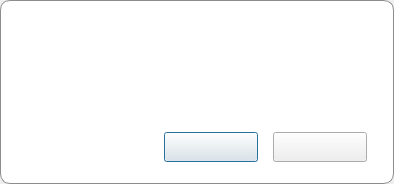
<?xml version="1.0" encoding="UTF-8"?>
<ui version="4.0">
 <class>MsgBoxDlg</class>
 <widget class="QDialog" name="MsgBoxDlg">
  <property name="geometry">
   <rect>
    <x>0</x>
    <y>0</y>
    <width>394</width>
    <height>184</height>
   </rect>
  </property>
  <property name="minimumSize">
   <size>
    <width>394</width>
    <height>184</height>
   </size>
  </property>
  <property name="maximumSize">
   <size>
    <width>394</width>
    <height>184</height>
   </size>
  </property>
  <property name="windowTitle">
   <string/>
  </property>
  <layout class="QHBoxLayout" name="horizontalLayout">
   <property name="spacing">
    <number>0</number>
   </property>
   <property name="leftMargin">
    <number>0</number>
   </property>
   <property name="topMargin">
    <number>0</number>
   </property>
   <property name="rightMargin">
    <number>0</number>
   </property>
   <property name="bottomMargin">
    <number>0</number>
   </property>
   <item>
    <widget class="QFrame" name="m_wgtBg">
     <property name="minimumSize">
      <size>
       <width>394</width>
       <height>184</height>
      </size>
     </property>
     <property name="maximumSize">
      <size>
       <width>394</width>
       <height>184</height>
      </size>
     </property>
     <property name="styleSheet">
      <string notr="true">#m_wgtBg
{
border-radius:10px 10px 0px 0px;
border: 1px solid #8D8D8D;
background-color:#FFFFFF;
}</string>
     </property>
     <property name="frameShape">
      <enum>QFrame::StyledPanel</enum>
     </property>
     <property name="frameShadow">
      <enum>QFrame::Raised</enum>
     </property>
     <layout class="QVBoxLayout" name="verticalLayout">
      <property name="spacing">
       <number>0</number>
      </property>
      <property name="leftMargin">
       <number>0</number>
      </property>
      <property name="topMargin">
       <number>0</number>
      </property>
      <property name="rightMargin">
       <number>0</number>
      </property>
      <property name="bottomMargin">
       <number>0</number>
      </property>
      <item>
       <widget class="QWidget" name="widget_1" native="true">
        <property name="enabled">
         <bool>true</bool>
        </property>
        <property name="minimumSize">
         <size>
          <width>394</width>
          <height>38</height>
         </size>
        </property>
        <property name="maximumSize">
         <size>
          <width>394</width>
          <height>38</height>
         </size>
        </property>
        <layout class="QHBoxLayout" name="horizontalLayout_2">
         <property name="spacing">
          <number>0</number>
         </property>
         <property name="leftMargin">
          <number>0</number>
         </property>
         <property name="topMargin">
          <number>0</number>
         </property>
         <property name="rightMargin">
          <number>0</number>
         </property>
         <property name="bottomMargin">
          <number>0</number>
         </property>
        </layout>
       </widget>
      </item>
      <item>
       <widget class="QWidget" name="widget_2" native="true">
        <property name="minimumSize">
         <size>
          <width>394</width>
          <height>29</height>
         </size>
        </property>
        <property name="maximumSize">
         <size>
          <width>394</width>
          <height>39</height>
         </size>
        </property>
        <layout class="QHBoxLayout" name="horizontalLayout_5">
         <property name="spacing">
          <number>0</number>
         </property>
         <property name="leftMargin">
          <number>28</number>
         </property>
         <property name="topMargin">
          <number>0</number>
         </property>
         <property name="rightMargin">
          <number>28</number>
         </property>
         <property name="bottomMargin">
          <number>10</number>
         </property>
         <item>
          <widget class="QLabel" name="m_lbQuestion">
           <property name="minimumSize">
            <size>
             <width>154</width>
             <height>19</height>
            </size>
           </property>
           <property name="maximumSize">
            <size>
             <width>336</width>
             <height>19</height>
            </size>
           </property>
           <property name="styleSheet">
            <string notr="true">font-family:'Malgun Gothic','맑은고딕','돋움',Dotum,sans-serif;
color:#000000;
font-size:14px;
font-weight:bold;
letter-spacing:-1px;</string>
           </property>
           <property name="text">
            <string/>
           </property>
          </widget>
         </item>
         <item>
          <spacer name="horizontalSpacer_1">
           <property name="orientation">
            <enum>Qt::Horizontal</enum>
           </property>
           <property name="sizeHint" stdset="0">
            <size>
             <width>40</width>
             <height>20</height>
            </size>
           </property>
          </spacer>
         </item>
        </layout>
       </widget>
      </item>
      <item>
       <widget class="QWidget" name="widget_3" native="true">
        <property name="minimumSize">
         <size>
          <width>394</width>
          <height>56</height>
         </size>
        </property>
        <property name="maximumSize">
         <size>
          <width>394</width>
          <height>56</height>
         </size>
        </property>
        <layout class="QHBoxLayout" name="horizontalLayout_6">
         <property name="spacing">
          <number>0</number>
         </property>
         <property name="leftMargin">
          <number>28</number>
         </property>
         <property name="topMargin">
          <number>0</number>
         </property>
         <property name="rightMargin">
          <number>28</number>
         </property>
         <property name="bottomMargin">
          <number>0</number>
         </property>
         <item>
          <widget class="QLabel" name="m_lbQuestion2">
           <property name="minimumSize">
            <size>
             <width>336</width>
             <height>56</height>
            </size>
           </property>
           <property name="maximumSize">
            <size>
             <width>336</width>
             <height>56</height>
            </size>
           </property>
           <property name="acceptDrops">
            <bool>true</bool>
           </property>
           <property name="styleSheet">
            <string notr="true">font-family:'Malgun Gothic','맑은고딕','돋움',Dotum,sans-serif;
color:#000000;
font-size:14px;
font-weight:normal;
letter-spacing:-1px;</string>
           </property>
           <property name="lineWidth">
            <number>1</number>
           </property>
           <property name="text">
            <string/>
           </property>
           <property name="alignment">
            <set>Qt::AlignLeading|Qt::AlignLeft|Qt::AlignTop</set>
           </property>
           <property name="wordWrap">
            <bool>true</bool>
           </property>
          </widget>
         </item>
        </layout>
       </widget>
      </item>
      <item>
       <widget class="QWidget" name="widget_4" native="true">
        <property name="minimumSize">
         <size>
          <width>394</width>
          <height>40</height>
         </size>
        </property>
        <property name="maximumSize">
         <size>
          <width>394</width>
          <height>40</height>
         </size>
        </property>
        <layout class="QHBoxLayout" name="horizontalLayout_7">
         <property name="spacing">
          <number>15</number>
         </property>
         <property name="leftMargin">
          <number>28</number>
         </property>
         <property name="topMargin">
          <number>10</number>
         </property>
         <property name="rightMargin">
          <number>28</number>
         </property>
         <property name="bottomMargin">
          <number>0</number>
         </property>
         <item>
          <spacer name="horizontalSpacer_2">
           <property name="orientation">
            <enum>Qt::Horizontal</enum>
           </property>
           <property name="sizeHint" stdset="0">
            <size>
             <width>40</width>
             <height>20</height>
            </size>
           </property>
          </spacer>
         </item>
         <item>
          <widget class="QPushButton" name="m_btnYes">
           <property name="enabled">
            <bool>true</bool>
           </property>
           <property name="minimumSize">
            <size>
             <width>94</width>
             <height>30</height>
            </size>
           </property>
           <property name="maximumSize">
            <size>
             <width>94</width>
             <height>30</height>
            </size>
           </property>
           <property name="contextMenuPolicy">
            <enum>Qt::ActionsContextMenu</enum>
           </property>
           <property name="styleSheet">
            <string notr="true">#m_btnSubmit {
	background-color: #00A3FF;
	border-radius:15px 15px 0px 0px;
 	transition-duration:0.5s;

	font-family:'Malgun Gothic','맑은고딕','돋움',Dotum,sans-serif;
	color:#F9F9F9;
	font-size:12px;
	font-weight:bold;
	letter-spacing:-1px;
}

#m_btnSubmit:hover {
	background-color: #0C61B6;
	box-shadow: 0px 14px 24px rgba(85, 193, 239, 0.25);
}

#m_btnSubmit:pressed {
	background-color: #054B92;
}</string>
           </property>
           <property name="text">
            <string/>
           </property>
          </widget>
         </item>
         <item>
          <widget class="QPushButton" name="m_btnNo">
           <property name="enabled">
            <bool>true</bool>
           </property>
           <property name="minimumSize">
            <size>
             <width>94</width>
             <height>30</height>
            </size>
           </property>
           <property name="maximumSize">
            <size>
             <width>94</width>
             <height>30</height>
            </size>
           </property>
           <property name="styleSheet">
            <string notr="true">#m_btnCancel {
	background-color: rgba(0, 0, 0, 0);
	border-radius:15px 15px 0px 0px;
	border: 1px solid #DCE5E5;

	font-family:'Malgun Gothic','맑은고딕','돋움',Dotum,sans-serif;
	color: #323232;
	font-size: 12px;
	font-weight: bold;
	letter-spacing: -1px;
}

#m_btnCancel:hover {
	border: 1px solid #C4D6D6;
}

#m_btnCancel:pressed {
	border: 1px solid #A3B5B5;
}</string>
           </property>
           <property name="text">
            <string/>
           </property>
          </widget>
         </item>
        </layout>
       </widget>
      </item>
      <item>
       <widget class="QWidget" name="widget_5" native="true">
        <property name="minimumSize">
         <size>
          <width>394</width>
          <height>21</height>
         </size>
        </property>
        <property name="maximumSize">
         <size>
          <width>394</width>
          <height>21</height>
         </size>
        </property>
        <layout class="QHBoxLayout" name="horizontalLayout_8">
         <property name="spacing">
          <number>0</number>
         </property>
         <property name="leftMargin">
          <number>28</number>
         </property>
         <property name="topMargin">
          <number>0</number>
         </property>
         <property name="rightMargin">
          <number>28</number>
         </property>
         <property name="bottomMargin">
          <number>0</number>
         </property>
        </layout>
       </widget>
      </item>
     </layout>
    </widget>
   </item>
  </layout>
 </widget>
 <resources/>
 <connections/>
</ui>
